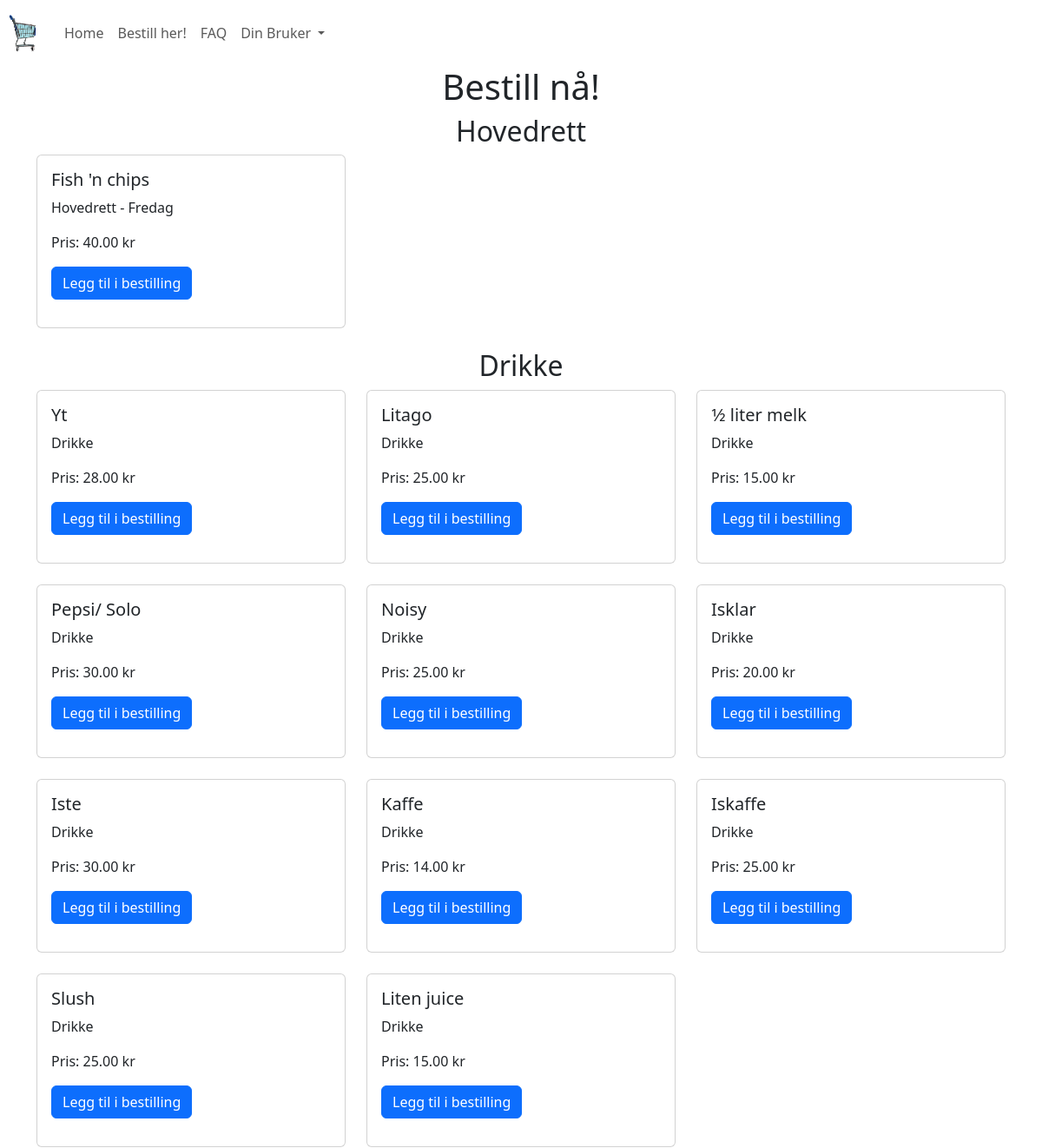
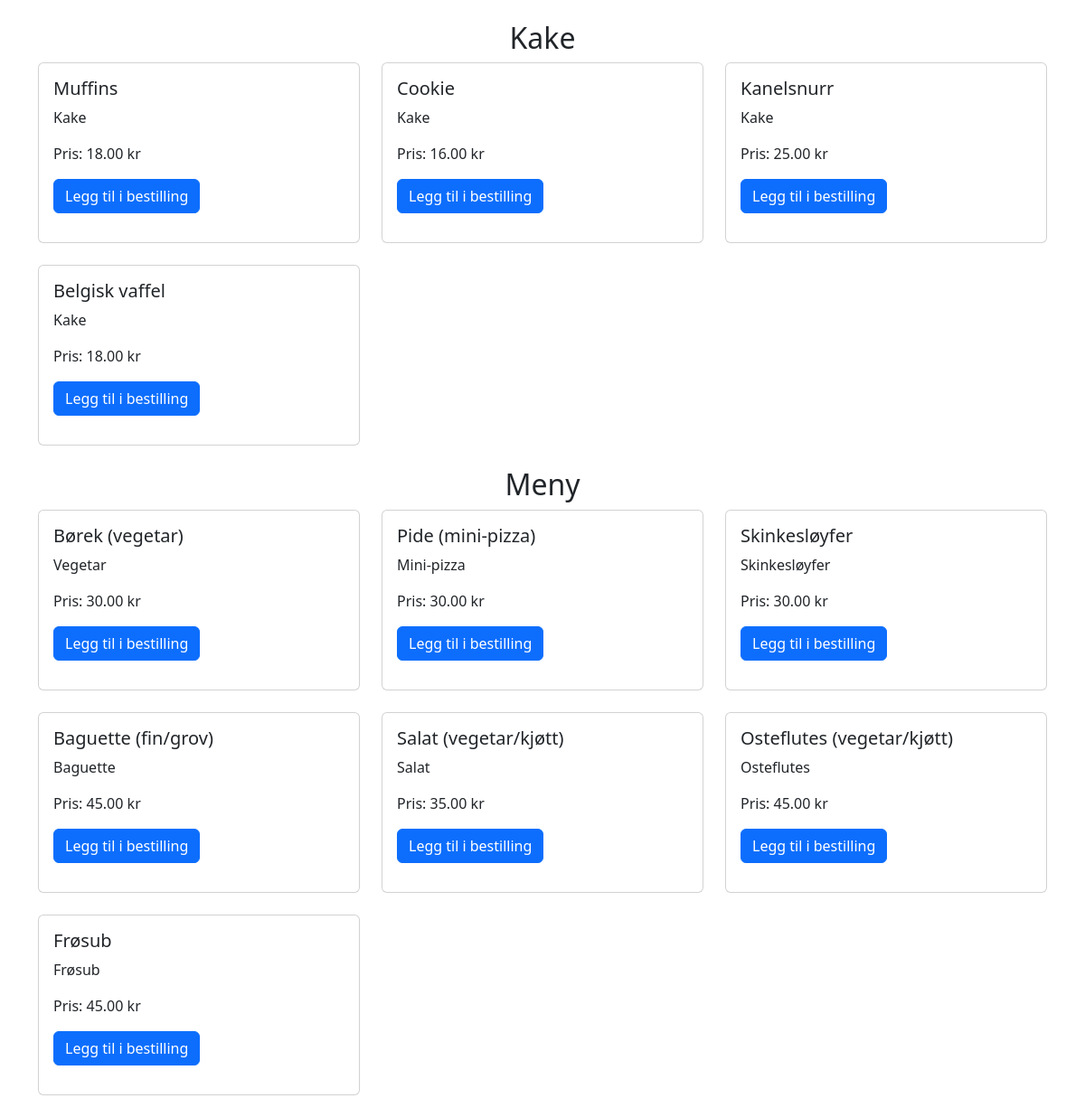
The app's page /order.php with its own data (2 pictures, top to bottom).
### tables this page shows
CREATE TABLE `produkter` (
  `id` int(11) NOT NULL,
  `navn` varchar(255) NOT NULL,
  `beskrivelse` text DEFAULT NULL,
  `pris` decimal(10,2) DEFAULT NULL,
  `lagerbeholdning` int(11) DEFAULT NULL,
  `type` varchar(50) NOT NULL,
  `dag` varchar(25) NOT NULL,
  `klokkeslett` varchar(50) NOT NULL
);

### order.php (the view, shortened to what this page needs)
<?php
require_once "include/dbconn.php";
require_once "include/meny.inc.php";
function displayProducts($pdo, $dag) {
    $sql = "SELECT * FROM produkter WHERE dag = '$dag' OR dag = 'alle' ORDER BY (type = 'hovedrett') DESC, type";
    $stmt = $pdo->query($sql);
    $currentType = null;
    while ($product = $stmt->fetch(PDO::FETCH_ASSOC)) {
        if ($currentType !== $product['type']) {
            if ($currentType !== null) {
                echo '</div>';
            }
            echo "<h2 class='text-center'>" . $product['type'] . "</h2>";
            echo '<div class="row">';
            $currentType = $product['type'];
        }
        echoProductCard($product);
    }
}
function echoProductCard($row) {
    echo "<div class='col-lg-4 col-md-6 mb-4'>
            <div class='card'>
                <div class='card-body'>
                    <h5 class='card-title'>" . $row['navn'] . "</h5>
                    <p class='card-text'>" . $row['beskrivelse'] . "</p>
                    <p class='card-text'>Pris: " . $row['pris'] . " kr</p>
                    <form method='post' action=''>
                        <input type='hidden' name='product_id' value='" . $row['id'] . "'>
                        <button type='submit' class='btn btn-primary' name='add_to_order'>Legg til i bestilling</button>
                    </form>
                </div>
            </div>
        </div>";
}
$dag = date('l');
?>
<!DOCTYPE html>
<html lang="en">
<head>
  <link rel="stylesheet" href="https://cdn.jsdelivr.net/npm/bootstrap@5.3.2/dist/css/bootstrap.min.css">
</head>
<body>
    <div class="container">
        <h1 class="text-center">Bestill nå!</h1>
        <?php displayProducts($pdo, $dag);?>
    </div>
</body>
</html>

### records on screen
produkter: type "Hovedrett", navn "Fish 'n chips", beskrivelse "Hovedrett - Fredag", pris "40.00"
produkter: type "Drikke", navn "Yt", beskrivelse "Drikke", pris "28.00"
produkter: navn "Litago", beskrivelse "Drikke", pris "25.00"
produkter: navn "1⁄2 liter melk", beskrivelse "Drikke", pris "15.00"
produkter: navn "Pepsi/ Solo", beskrivelse "Drikke", pris "30.00"
produkter: navn "Noisy", beskrivelse "Drikke", pris "25.00"
produkter: navn "Isklar", beskrivelse "Drikke", pris "20.00"
produkter: navn "Iste", beskrivelse "Drikke", pris "30.00"
produkter: navn "Kaffe", beskrivelse "Drikke", pris "14.00"
produkter: navn "Iskaffe", beskrivelse "Drikke", pris "25.00"
produkter: navn "Slush", beskrivelse "Drikke", pris "25.00"
produkter: navn "Liten juice", beskrivelse "Drikke", pris "15.00"
produkter: type "Kake", navn "Muffins", beskrivelse "Kake", pris "18.00"
produkter: navn "Cookie", beskrivelse "Kake", pris "16.00"
produkter: navn "Kanelsnurr", beskrivelse "Kake", pris "25.00"
produkter: navn "Belgisk vaffel", beskrivelse "Kake", pris "18.00"
produkter: type "Meny", navn "Børek (vegetar)", beskrivelse "Vegetar", pris "30.00"
produkter: navn "Pide (mini-pizza)", beskrivelse "Mini-pizza", pris "30.00"
produkter: navn "Skinkesløyfer", beskrivelse "Skinkesløyfer", pris "30.00"
produkter: navn "Baguette (fin/grov)", beskrivelse "Baguette", pris "45.00"
produkter: navn "Salat (vegetar/kjøtt)", beskrivelse "Salat", pris "35.00"
produkter: navn "Osteflutes (vegetar/kjøtt)", beskrivelse "Osteflutes", pris "45.00"
produkter: navn "Frøsub", beskrivelse "Frøsub", pris "45.00"
